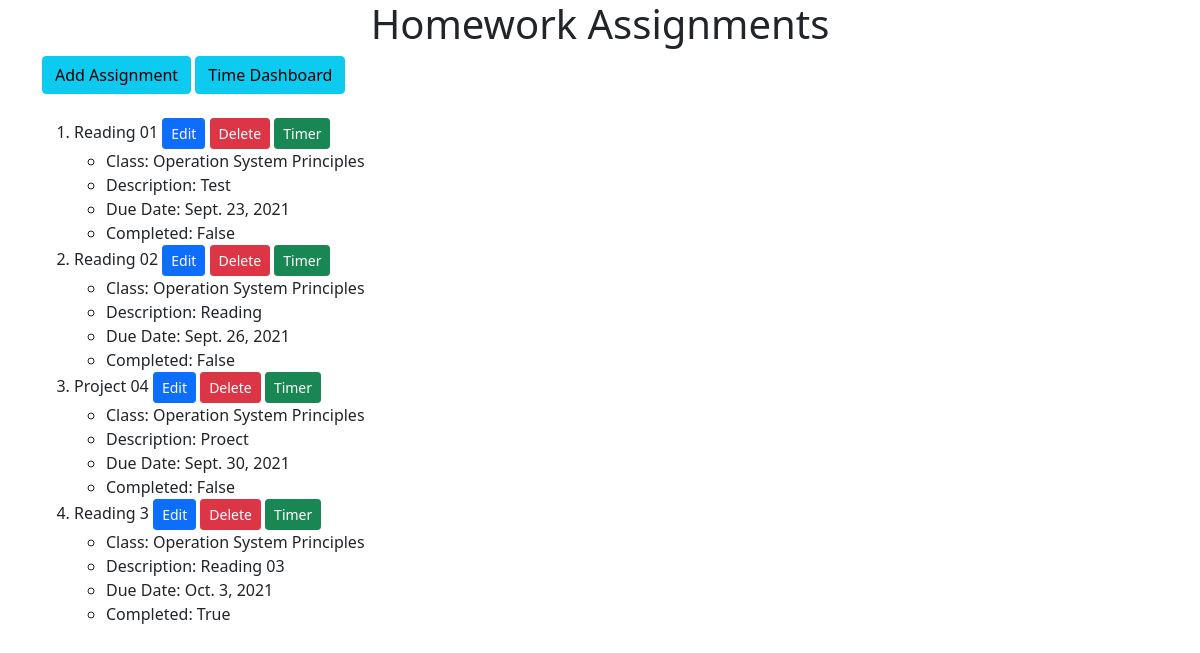
The app's page /, older data.
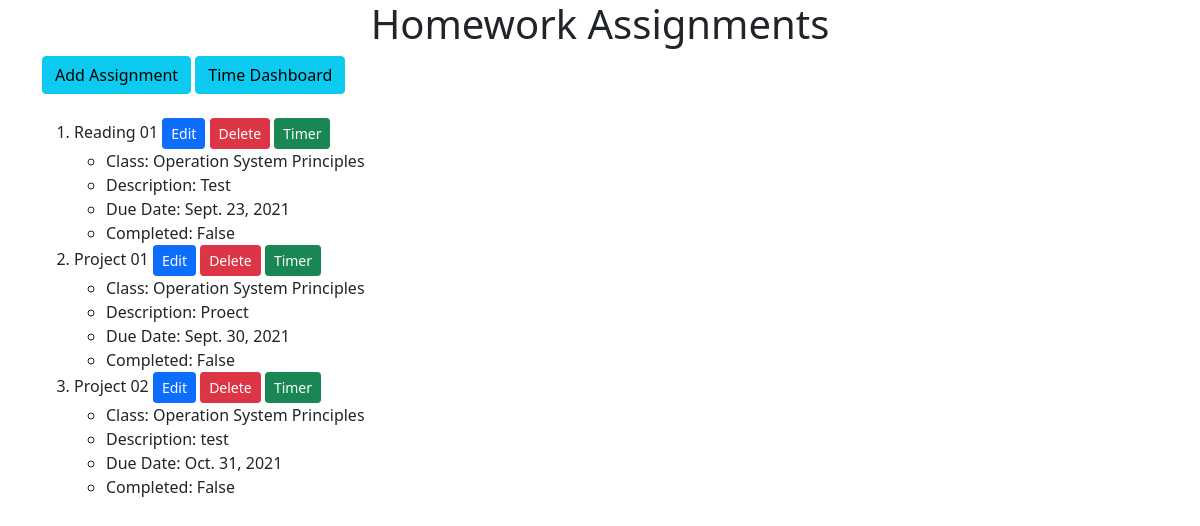
The same page, newer data.
### homework_api/models.py (models this page shows, shortened)
class Assignment(models.Model):
    name = models.CharField(max_length=50)
    due_date = models.DateField()
    class_name = models.CharField(max_length=50)
    description = models.TextField()
    completed = models.BooleanField()

### homework_api/views.py (the view)
# urls.py: path('', views.IndexView.as_view(), name='index'),
class IndexView(ListView):
    template_name = 'homework_api/index.html'
    context_object_name = 'assignment_list'
    def get_queryset(self):
        return Assignment.objects.order_by('due_date')

### homework_api/templates/homework_api/index.html (shortened to what this page needs)
<!DOCTYPE html>
<html>
<head>
	<link href="https://cdn.jsdelivr.net/npm/bootstrap@5.1.1/dist/css/bootstrap.min.css" rel="stylesheet"
>
</head>
<body>
	<div class='text-center'>
		<h1>Homework Assignments</h1>
	</div>
	<div class='container'>
		<div>
			<button class='btn btn-info' onclick="location.href='/create'">Add Assignment</button>
			<button class='btn btn-info' onclick="location.href='/timemanagement'">Time Dashboard</button>
			<br></br>
		</div>
		<div>
			{% if assignment_list %}
			<ol>
				{% for assignment in assignment_list %}
				<li>
					{{ assignment.name }}
					<button class='btn btn-primary btn-sm'
						onclick="location.href='{{assignment.id}}/update'">Edit</button>
					<button class='btn btn-danger btn-sm'
						onclick="location.href='{{assignment.id}}/delete'">Delete</button>
					<button class='btn btn-success btn-sm'
						onclick="location.href='{{assignment.id}}/timer'">Timer</button>
					<ul>
						<li> Class: {{ assignment.class_name }}
						<li> Description: {{ assignment.description }}
						<li> Due Date: {{ assignment.due_date }}
						<li> Completed: {{ assignment.completed }}
					</ul>
					{% endfor %}
			</ol>
			{% else %}
			<p>No assignments are available.</p>
			{% endif %}
		</div>
	</div>
</body>
</html>

Row changes from the older to the newer data that the page shows:
removed Assignment: name "Reading 02", class_name "Operation System Principles", description "Reading", due_date "Sept. 26, 2021", completed "False"
removed Assignment: name "Reading 3", class_name "Operation System Principles", description "Reading 03", due_date "Oct. 3, 2021", completed "True"
changed Assignment "Proect": name "Project 04" → "Project 01"
added Assignment: name "Project 02", class_name "Operation System Principles", description "test", due_date "Oct. 31, 2021", completed "False"
